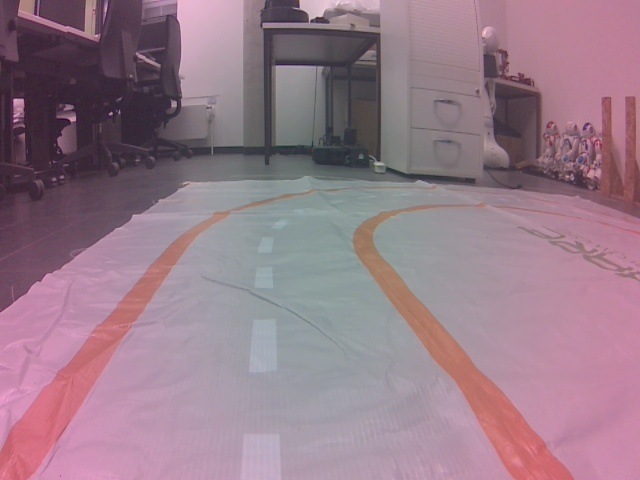
#> input picture road_000.jpg, 640 x 480 px, found by its file name
$ jupyter execute --allow-errors test_cte_estimation.ipynb   (shell and % lines are left out)
#> lines starting #> are read from the running program, lines starting #| are printed output that depends on the picture; after the words box and inside, x2 and y2 are one past the last pixel; in counts of white or black regions, pixels touching at a corner belong together
#> (the call stopped at in init_camera, `camera = CSICamera( width=CAM_WIDTH, height=CAM_HEIGHT, capture_width=..`: jetcam is not available in this run)
# CTE (Cross-Track Error) 估算调试工具

这个 Notebook 帮助你调试实车上的中心线偏差 (CTE) 估算。

## 功能
1. 实时查看摄像头画面
2. 调整 HSV 颜色阈值
3. 可视化边缘检测 / 中心线追踪结果
4. 测试不同的 CTE 估算方法

## 使用步骤
1. 运行"初始化"部分
2. 用 HSV 阈值调节器找到合适的颜色参数
3. 测试 CTE 估算效果
4. 导出配置用于实际训练

## 1. 导入依赖

[cell 1]
import cv2
import numpy as np
import matplotlib.pyplot as plt
from IPython.display import display, clear_output
import ipywidgets as widgets
from ipywidgets import interact, interactive
import time

# 设置 matplotlib
plt.rcParams['figure.figsize'] = [12, 6]

print("✅ 依赖导入完成！")

## 2. 初始化摄像头

修改下面的配置来匹配你的摄像头类型

[cell 2]
# ============ 配置 ============
CAM_TYPE = "csi"  # "csi" 或 "usb"
CAM_WIDTH = 320
CAM_HEIGHT = 240
# ==============================

camera = None

def init_camera():
    """初始化摄像头"""
    global camera

    if camera is not None:
        print("摄像头已初始化")
        return True

    try:
        if CAM_TYPE == "csi":
            from jetcam.csi_camera import CSICamera
            camera = CSICamera(
                width=CAM_WIDTH, height=CAM_HEIGHT,
                capture_width=1280, capture_height=720, capture_fps=30,
            )
        else:
            from jetcam.usb_camera import USBCamera
            camera = USBCamera(width=CAM_WIDTH, height=CAM_HEIGHT)

        camera.read()  # 预热
        print(f"✅ 摄像头初始化成功: {CAM_TYPE}, {CAM_WIDTH}x{CAM_HEIGHT}")
        return True
    except Exception as e:
        print(f"⚠️ 摄像头初始化失败: {e}")
        print("将使用测试图像代替")
        camera = None
        return False

def get_frame():
    """获取一帧图像"""
    if camera is not None:
        return camera.read()
    else:
        # load image from data/road
        img = cv2.imread('../data/road/road_000.jpg')
#> img is the input picture: shape (480, 640, 3); mean B, G, R 137, 123.2, 150.5
#> the sliders are set to h_low = 0, h_high = 180, s_low = 0, s_high = 30, v_low = 200, v_high = 255, refresh = False
        return img

# 初始化
init_camera()

## 3. 查看原始图像

[cell 3]
# 获取并显示一帧图像
frame = get_frame()

#> (the rest of this cell did not finish here and is left out)

## 4. 交互式 HSV 阈值调节器

拖动滑块调整 HSV 阈值，实时查看检测效果。

**常用颜色参考:**
- 白色: H=[0,180], S=[0,30], V=[200,255]
- 黄色: H=[20,35], S=[100,255], V=[100,255]
- 黑色: H=[0,180], S=[0,255], V=[0,50]

[cell 4]
# 存储当前阈值
current_hsv = {'h_low': 0, 'h_high': 180, 's_low': 0, 's_high': 30, 'v_low': 200, 'v_high': 255}

def hsv_threshold_test(h_low, h_high, s_low, s_high, v_low, v_high, refresh=False):
    """测试 HSV 阈值"""
#> called with h_low = 0, h_high = 180, s_low = 0, s_high = 30, v_low = 200, v_high = 255, refresh = False
    global current_hsv
    current_hsv = {'h_low': h_low, 'h_high': h_high, 's_low': s_low, 's_high': s_high, 'v_low': v_low, 'v_high': v_high}

    frame = get_frame()
    hsv = cv2.cvtColor(frame, cv2.COLOR_BGR2HSV)
#> hsv: shape (480, 640, 3); mean H, S, V 144.2, 50.8, 152.5

    lower = np.array([h_low, s_low, v_low])
    upper = np.array([h_high, s_high, v_high])
    mask = cv2.inRange(hsv, lower, upper)
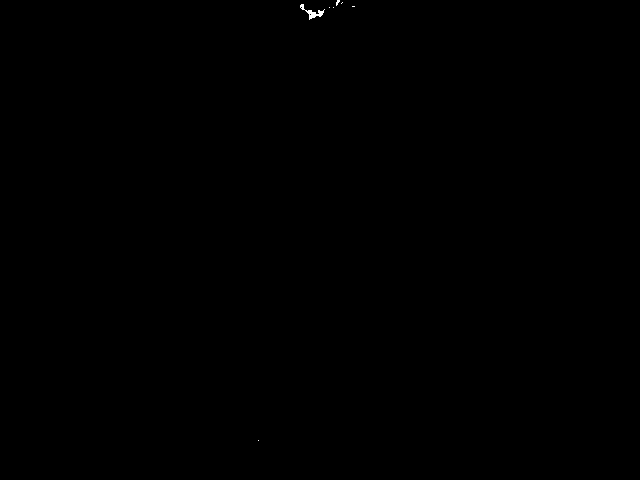
#> mask: shape (480, 640); 0.04% white; 7 white regions (6 under 20 px), largest, box (x1, y1, x2, y2) and area: (300, 4, 325, 20) 114
    result = cv2.bitwise_and(frame, frame, mask=mask)

    fig, axes = plt.subplots(1, 3, figsize=(15, 4))

    axes[0].imshow(cv2.cvtColor(frame, cv2.COLOR_BGR2RGB))
    axes[0].set_title('原始图像')
    axes[0].axis('off')

    axes[1].imshow(mask, cmap='gray')
    axes[1].set_title(f'Mask ({np.sum(mask > 0)} 像素)')
    axes[1].axis('off')

    axes[2].imshow(cv2.cvtColor(result, cv2.COLOR_BGR2RGB))
    axes[2].set_title('检测结果')
    axes[2].axis('off')

    plt.tight_layout()
    plt.show()

    print(f"当前阈值: H=[{h_low}, {h_high}], S=[{s_low}, {s_high}], V=[{v_low}, {v_high}]")

# 创建交互式控件
interact(
    hsv_threshold_test,
    h_low=widgets.IntSlider(min=0, max=180, value=0, description='H 下限'),
    h_high=widgets.IntSlider(min=0, max=180, value=180, description='H 上限'),
    s_low=widgets.IntSlider(min=0, max=255, value=0, description='S 下限'),
    s_high=widgets.IntSlider(min=0, max=255, value=30, description='S 上限'),
    v_low=widgets.IntSlider(min=0, max=255, value=200, description='V 下限'),
    v_high=widgets.IntSlider(min=0, max=255, value=255, description='V 上限'),
    refresh=widgets.Checkbox(value=False, description='刷新图像'),
);
#> (the call stopped at in hsv_threshold_test, `fig, axes = plt.subplots(1, 3, figsize=(15, 4))`: IPython is not available in this run)

## 5. CTE 估算器

三种估算方法:
1. **edge_detection**: 通过颜色检测左右边缘，计算中心
2. **centerline_tracking**: 追踪彩色中心线（如黄线）
3. **canny_edges**: 使用 Canny 边缘检测

[cell 5]
class CTEEstimator:
    """CTE 估算器"""

    def __init__(self, method='edge_detection', max_cte=3.0):
#> the sliders are set to method = edge_detection, h_low = 0, h_high = 180, s_low = 0, s_high = 30, v_low = 200, v_high = 255, refresh = False
        self.method = method
        self.max_cte = max_cte
        self.last_debug_image = None

        # 默认阈值（可通过 set_*_thresholds 方法修改）
        self.edge_lower = np.array([0, 0, 200])       # 白色边线
        self.edge_upper = np.array([180, 30, 255])
        self.centerline_lower = np.array([20, 100, 100])  # 黄色中心线
        self.centerline_upper = np.array([35, 255, 255])

    def set_edge_thresholds(self, h_low, h_high, s_low, s_high, v_low, v_high):
        self.edge_lower = np.array([h_low, s_low, v_low])
        self.edge_upper = np.array([h_high, s_high, v_high])

    def set_centerline_thresholds(self, h_low, h_high, s_low, s_high, v_low, v_high):
        self.centerline_lower = np.array([h_low, s_low, v_low])
        self.centerline_upper = np.array([h_high, s_high, v_high])

    def estimate(self, frame_bgr):
        """估算 CTE，返回 (cte, confidence, mask)"""
        if self.method == 'edge_detection':
            return self._by_edges(frame_bgr)
        elif self.method == 'centerline_tracking':
            return self._by_centerline(frame_bgr)
        elif self.method == 'canny_edges':
            return self._by_canny(frame_bgr)
        return 0.0, 0.0, None

    def _by_edges(self, frame_bgr):
        """通过颜色检测边缘"""
        h, w = frame_bgr.shape[:2]
#> h = 480; w = 640
        roi = frame_bgr[int(h * 0.6):, :]  # 下 40%
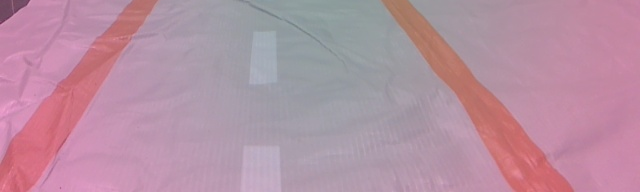
#> roi: shape (192, 640, 3); mean B, G, R 162.4, 144.6, 181.5

        hsv = cv2.cvtColor(roi, cv2.COLOR_BGR2HSV)
#> hsv: shape (192, 640, 3); mean H, S, V 145.1, 53.8, 183.6
        mask = cv2.inRange(hsv, self.edge_lower, self.edge_upper)
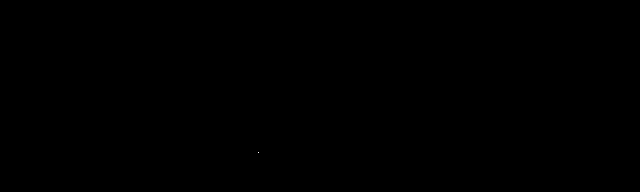
#> mask: shape (192, 640); 0% white in thin lines or dots, all inside (x1, y1, x2, y2) = (258, 152, 259, 153)

        scan_row = max(0, mask.shape[0] - 10)
#> scan_row = 182
        edge_pixels = np.where(mask[scan_row, :] > 0)[0]
#> edge_pixels = empty array

        debug_img = roi.copy()
        cv2.line(debug_img, (0, scan_row), (w, scan_row), (255, 0, 0), 1)

        if len(edge_pixels) < 2:
            cv2.putText(debug_img, "No edges", (10, 30), cv2.FONT_HERSHEY_SIMPLEX, 0.7, (0, 0, 255), 2)
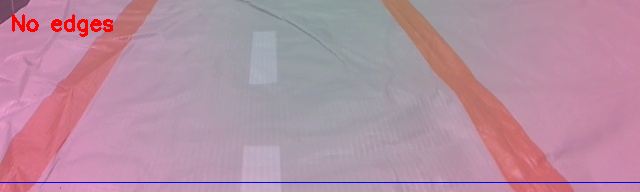
#> debug_img: shape (192, 640, 3); mean B, G, R 161.8, 143, 180.9
            self.last_debug_image = debug_img
            return 0.0, 0.0, mask

        left, right = edge_pixels[0], edge_pixels[-1]
        lane_center = (left + right) // 2
        img_center = w // 2

        cte = ((lane_center - img_center) / (w / 2)) * self.max_cte
        confidence = min(1.0, (right - left) / (w * 0.4))

        cv2.circle(debug_img, (left, scan_row), 5, (0, 255, 0), -1)
        cv2.circle(debug_img, (right, scan_row), 5, (0, 255, 0), -1)
        cv2.circle(debug_img, (lane_center, scan_row), 8, (0, 0, 255), -1)
        cv2.line(debug_img, (img_center, 0), (img_center, debug_img.shape[0]), (255, 255, 0), 2)
        cv2.putText(debug_img, f"CTE: {cte:.2f}", (10, 30), cv2.FONT_HERSHEY_SIMPLEX, 0.7, (0, 255, 255), 2)

        self.last_debug_image = debug_img
        return float(cte), float(confidence), mask

    # [64 lines left out: functions _by_centerline, _by_canny, not called in this run]

# 创建估算器
estimator = CTEEstimator(method='edge_detection', max_cte=3.0)
print("✅ CTE 估算器创建完成")

## 6. 交互式 CTE 测试

选择估算方法，调整阈值，实时查看 CTE 估算效果

[cell 6]
def test_cte(method, h_low, h_high, s_low, s_high, v_low, v_high, refresh=False):
    """交互式 CTE 测试"""
    estimator.method = method

    if method == 'edge_detection':
        estimator.set_edge_thresholds(h_low, h_high, s_low, s_high, v_low, v_high)
    elif method == 'centerline_tracking':
        estimator.set_centerline_thresholds(h_low, h_high, s_low, s_high, v_low, v_high)

    frame = get_frame()
    cte, confidence, mask = estimator.estimate(frame)
#> cte = 0; confidence = 0

    fig, axes = plt.subplots(1, 3, figsize=(15, 4))

    axes[0].imshow(cv2.cvtColor(frame, cv2.COLOR_BGR2RGB))
    axes[0].set_title('原始图像')
    axes[0].axis('off')

    if mask is not None:
        axes[1].imshow(mask, cmap='gray')
        axes[1].set_title('检测 Mask')
        axes[1].axis('off')

    if estimator.last_debug_image is not None:
        axes[2].imshow(cv2.cvtColor(estimator.last_debug_image, cv2.COLOR_BGR2RGB))
        axes[2].set_title(f'CTE: {cte:.2f}, 置信度: {confidence:.2f}')
        axes[2].axis('off')

    plt.tight_layout()
    plt.show()

    print(f"方法: {method} | CTE: {cte:+.3f} (正=偏右, 负=偏左) | 置信度: {confidence:.2f}")

interact(
    test_cte,
    method=widgets.Dropdown(options=['edge_detection', 'centerline_tracking', 'canny_edges'], value='edge_detection', description='方法'),
    h_low=widgets.IntSlider(min=0, max=180, value=0, description='H 下限'),
    h_high=widgets.IntSlider(min=0, max=180, value=180, description='H 上限'),
    s_low=widgets.IntSlider(min=0, max=255, value=0, description='S 下限'),
    s_high=widgets.IntSlider(min=0, max=255, value=30, description='S 上限'),
    v_low=widgets.IntSlider(min=0, max=255, value=200, description='V 下限'),
    v_high=widgets.IntSlider(min=0, max=255, value=255, description='V 上限'),
    refresh=widgets.Checkbox(value=False, description='刷新'),
);
#> (the call stopped at in test_cte, `fig, axes = plt.subplots(1, 3, figsize=(15, 4))`: IPython is not available in this run)
